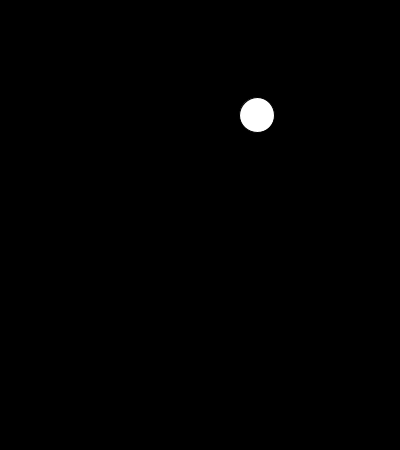
Frame 1 (no input)
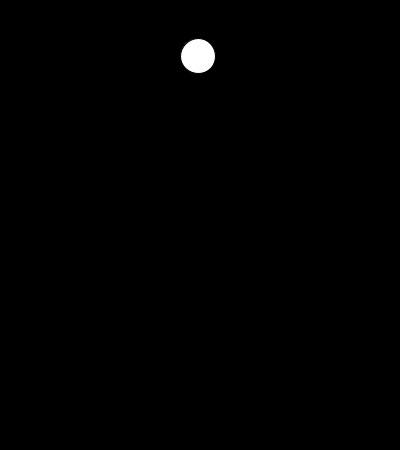
Frame 60 (the mouse pressed at the canvas centre just before this capture)
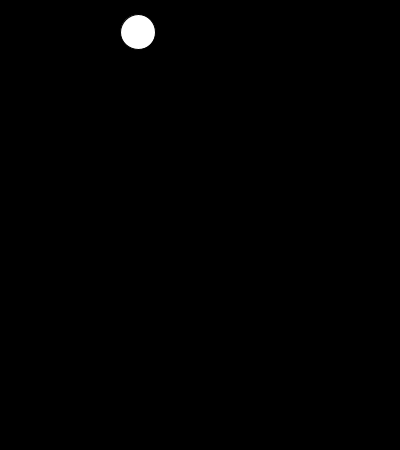
Frame 120 (the mouse held since frame 60 and released just before this capture)

The Processing sketch that drew these frames (run headless with seeded random() and noise(); from frame 60 on, the mouse is pressed at the canvas centre):

// Processing sketch: processing_82301
// ── processing_82301.pde

Ball Mister;
void setup()
{
  Mister = new Ball();
  size(400, 450);
}

void draw()
{
  background(0);
  frameRate(150);
  Mister.move();
    Mister.bounce();
      Mister.show();
}

class Ball
{
  int x, y;
  boolean right, down;
  Ball()
  { 
    x = int(random(400));
    y = int(random(450));
  }
  void move()
  {
    if (right==true)
    {
      x++;
    }
    else
    {
x--;
    }
    if (down==true)
    {
      y++;
    }
    else
    {
      y--;
    }
  }
  void bounce()
  {
    if (x-15 < 0)
    {
      right = true;
    }
    if (x+15 > 400)
    {
      right = false;
    }
    if (y-15 < 0)
    {
      down = true;
    }
    if (y+15 > 450)
    {
      down = false;
    }
  }
    void show()
    {
      ellipse (x, y, 35, 35);
    }
  }
